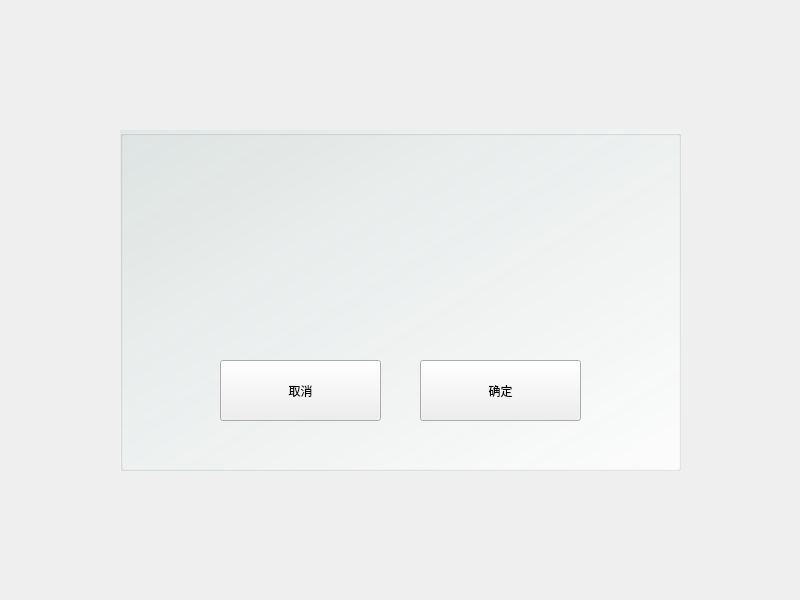
<?xml version="1.0" encoding="UTF-8"?>
<ui version="4.0">
 <class>Widget_Choose</class>
 <widget class="QWidget" name="Widget_Choose">
  <property name="geometry">
   <rect>
    <x>0</x>
    <y>0</y>
    <width>800</width>
    <height>600</height>
   </rect>
  </property>
  <property name="windowTitle">
   <string>Form</string>
  </property>
  <widget class="QGroupBox" name="Group_Main">
   <property name="geometry">
    <rect>
     <x>120</x>
     <y>130</y>
     <width>561</width>
     <height>341</height>
    </rect>
   </property>
   <property name="styleSheet">
    <string notr="true">.QGroupBox{
	background-color: qlineargradient(spread:pad, x1:0, y1:0, x2:1, y2:1, stop:0 rgba(225, 231, 230, 245), stop:1 rgba(255, 255, 255, 255));
}</string>
   </property>
   <widget class="QLabel" name="lb_title">
    <property name="geometry">
     <rect>
      <x>90</x>
      <y>40</y>
      <width>381</width>
      <height>61</height>
     </rect>
    </property>
    <property name="text">
     <string/>
    </property>
    <property name="alignment">
     <set>Qt::AlignLeading|Qt::AlignLeft|Qt::AlignVCenter</set>
    </property>
   </widget>
   <widget class="QLabel" name="lb_text">
    <property name="geometry">
     <rect>
      <x>60</x>
      <y>110</y>
      <width>441</width>
      <height>91</height>
     </rect>
    </property>
    <property name="text">
     <string/>
    </property>
    <property name="alignment">
     <set>Qt::AlignCenter</set>
    </property>
    <property name="wordWrap">
     <bool>true</bool>
    </property>
   </widget>
   <widget class="QPushButton" name="btn_cancel">
    <property name="geometry">
     <rect>
      <x>100</x>
      <y>230</y>
      <width>161</width>
      <height>61</height>
     </rect>
    </property>
    <property name="text">
     <string>取消</string>
    </property>
   </widget>
   <widget class="QPushButton" name="btn_confirm">
    <property name="geometry">
     <rect>
      <x>300</x>
      <y>230</y>
      <width>161</width>
      <height>61</height>
     </rect>
    </property>
    <property name="text">
     <string>确定</string>
    </property>
   </widget>
  </widget>
 </widget>
 <resources/>
 <connections/>
</ui>
